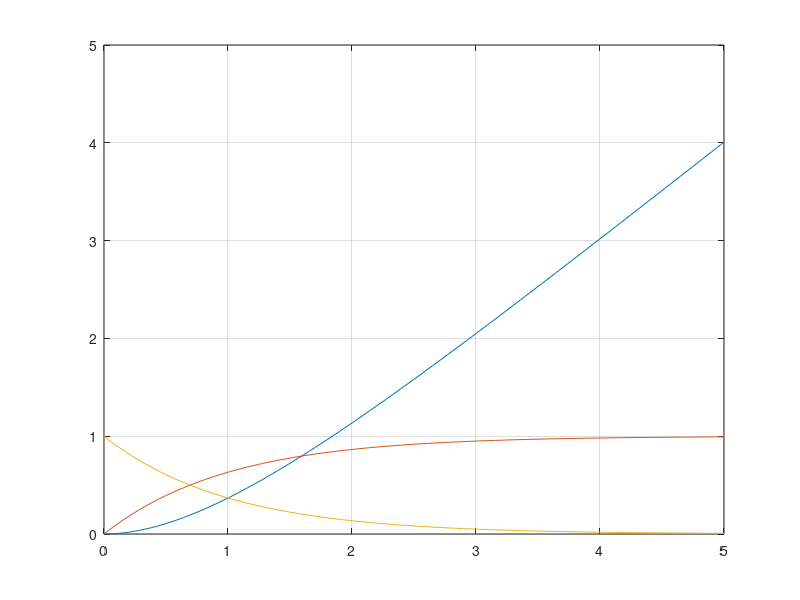

Write MATLAB code to recreate this figure.
% y''' + y'' = 0
% y'   = y(2)
% y''  = y(3)
% y''' = -y(3)

xspan = [0 5];
y0 = [0 0 1];

dy = @(t,y) [y(2);y(3);-y(3)];
[T, Y] = ode45(dy, xspan, y0);
plot(T,Y,'-')
grid on
